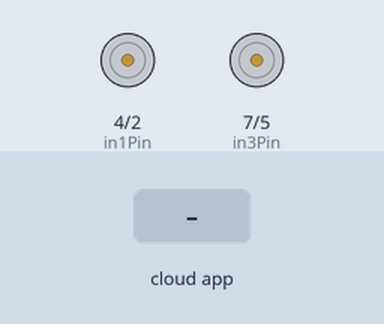
Bench run of a sketch on a simulated Arduino Uno, built with avr-gcc and run on an emulated ATmega328P. Parts: motor-driver pin pairs drawn as motors (green arrow = first pin HIGH = forward, orange = second pin HIGH = backward, longer = more drive, scaled by the enable pin). Inputs (shaded band) come from the test bench. The ROS host is connected and sends only what is stated.

Above: at 1.2 s.
1.3 s: the phone or cloud app sets linear.x to -100
At 2.1 s:
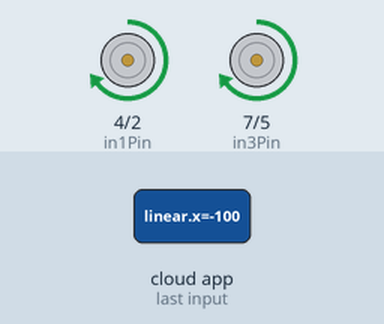
2.8 s: the phone or cloud app sets angular.z to -100
At 3.2 s:
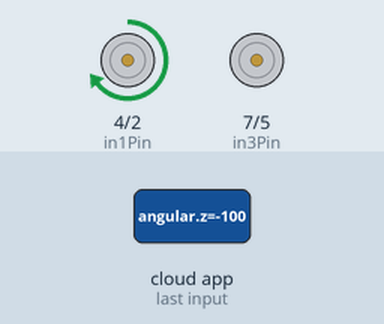
4.3 s: the phone or cloud app sets linear.x to 100
At 5.5 s:
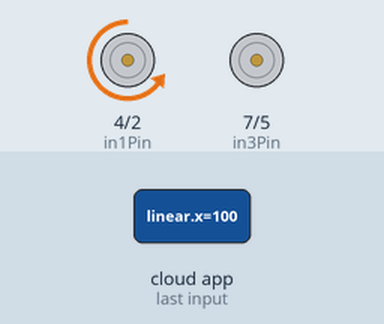
5.8 s: the phone or cloud app sets angular.z to 0
At 6.7 s:
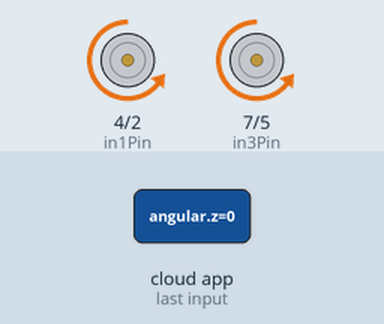
7.3 s: the phone or cloud app sets angular.z to 100
At 7.8 s:
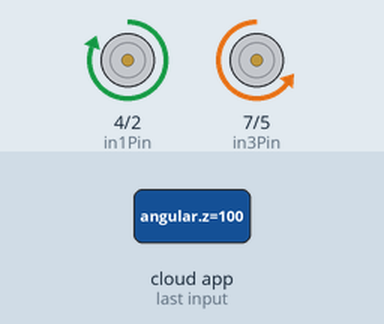
8.8 s: the phone or cloud app sets linear.x to -100
At 10.2 s:
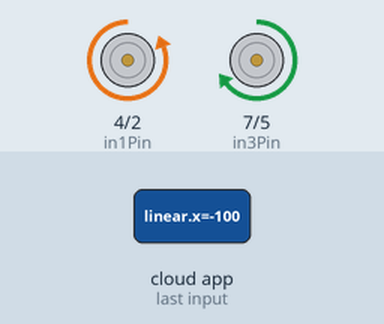
Timing chart, 0 to 11.3 s (numbered marks = the images above; inputs shaded):
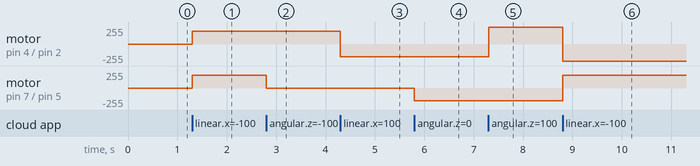

Measured:
- after the input at 1.3 s, motor on pin 4 (in1Pin) / pin 2 (in2Pin), motor on pin 7 (in3Pin) / pin 5 (in4Pin): stopped → forward 194/255 at once
- after the input at 2.8 s, motor on pin 7 (in3Pin) / pin 5 (in4Pin): forward 194/255 → stopped at once
- after the input at 4.3 s, motor on pin 4 (in1Pin) / pin 2 (in2Pin): forward 194/255 → backward 194/255 at once
- after the input at 5.8 s, motor on pin 7 (in3Pin) / pin 5 (in4Pin): stopped → backward 194/255 at once
- after the input at 7.3 s, motor on pin 4 (in1Pin) / pin 2 (in2Pin): backward 194/255 → forward 255/255 at once
- after the input at 8.8 s, motor on pin 4 (in1Pin) / pin 2 (in2Pin): forward 255/255 → backward 255/255 at once; motor on pin 7 (in3Pin) / pin 5 (in4Pin): backward 194/255 → forward 194/255 at once

The sketch:

minion_ardunio.ino
```cpp
#include <ros.h>
#include <std_msgs/Float64.h>
#include <geometry_msgs/Twist.h>
#include <Servo.h>
#include <math.h>

Servo servo;

ros::NodeHandle nh;

//motor control pins
//motor left front
const int enAPin = 6; //Left motor PWM speed control
const int in1Pin = 4; // Left motor Direction 1
const int in2Pin = 2; // Left motor Direction 2
//motor right front
const int in3Pin = 7; // Right motor Direction 1
const int in4Pin = 5; // Right motor Direction 2
const int enBPin = 3; // Right motor PWM speed control

float move_line, move_angular, move_line_turn;
enum Motor{LEFT,RIGHT};

// Set motor speed: 255 full ahead, −255 full reverse , 0 stop
void go( enum Motor m, int speed)
{
  digitalWrite (m == LEFT ? in1Pin : in3Pin , speed > 0 ? LOW : HIGH );
  digitalWrite (m == LEFT ? in2Pin : in4Pin , speed <= 0 ? LOW : HIGH );
  analogWrite(m == LEFT ? enAPin : enBPin, speed < 0 ? -speed : speed );
}

void messageCb( const geometry_msgs::Twist& cmd_vel){
  move_line = cmd_vel.linear.x * 450 ;
  move_angular = cmd_vel.linear.x * 127 ;
  move_line_turn = cmd_vel.angular.z > 0 ? -move_line*(1+cmd_vel.angular.z): move_line*(-1-cmd_vel.angular.z);

  if(abs(move_line_turn) > 255){
    move_line_turn = move_line_turn > 0 ? 255:-255;
    }

  if (abs(cmd_vel.angular.z)< 0.0001){
    //forward or backward
    go(RIGHT,move_line);
    go(LEFT,move_line);
    }
    else if(cmd_vel.angular.z > 0.0001){
     //angular > 0 turn right
      go(RIGHT,move_line);
      go(LEFT,move_line_turn);
      }
    else if(cmd_vel.angular.z < -0.0001){
      // turn left
      go(RIGHT,move_line_turn);
      go(LEFT,move_line);
      }
}

//geometry_msgs::Twist motor_data;
ros::Subscriber<geometry_msgs::Twist> s("/minion/cmd_vel", &messageCb);
//ros::Publisher p("/minion/motor", &motor_data);


void setup() {
  Serial.begin(9600);
  pinMode(enAPin, OUTPUT);
  pinMode(in1Pin, OUTPUT);
  pinMode(in2Pin, OUTPUT);
  pinMode(in3Pin, OUTPUT);
  pinMode(in4Pin, OUTPUT);
  pinMode(enBPin, OUTPUT);

  go(LEFT, 0);
  go(RIGHT, 0);

  nh.initNode();
  nh.subscribe(s);
}

void loop() {
//  motor_data.linear.x = move_line;
//  motor_data.angular.z = move_line_turn;
  nh.spinOnce();
//  p.publish( &motor_data );
  delay(1);
}
```
